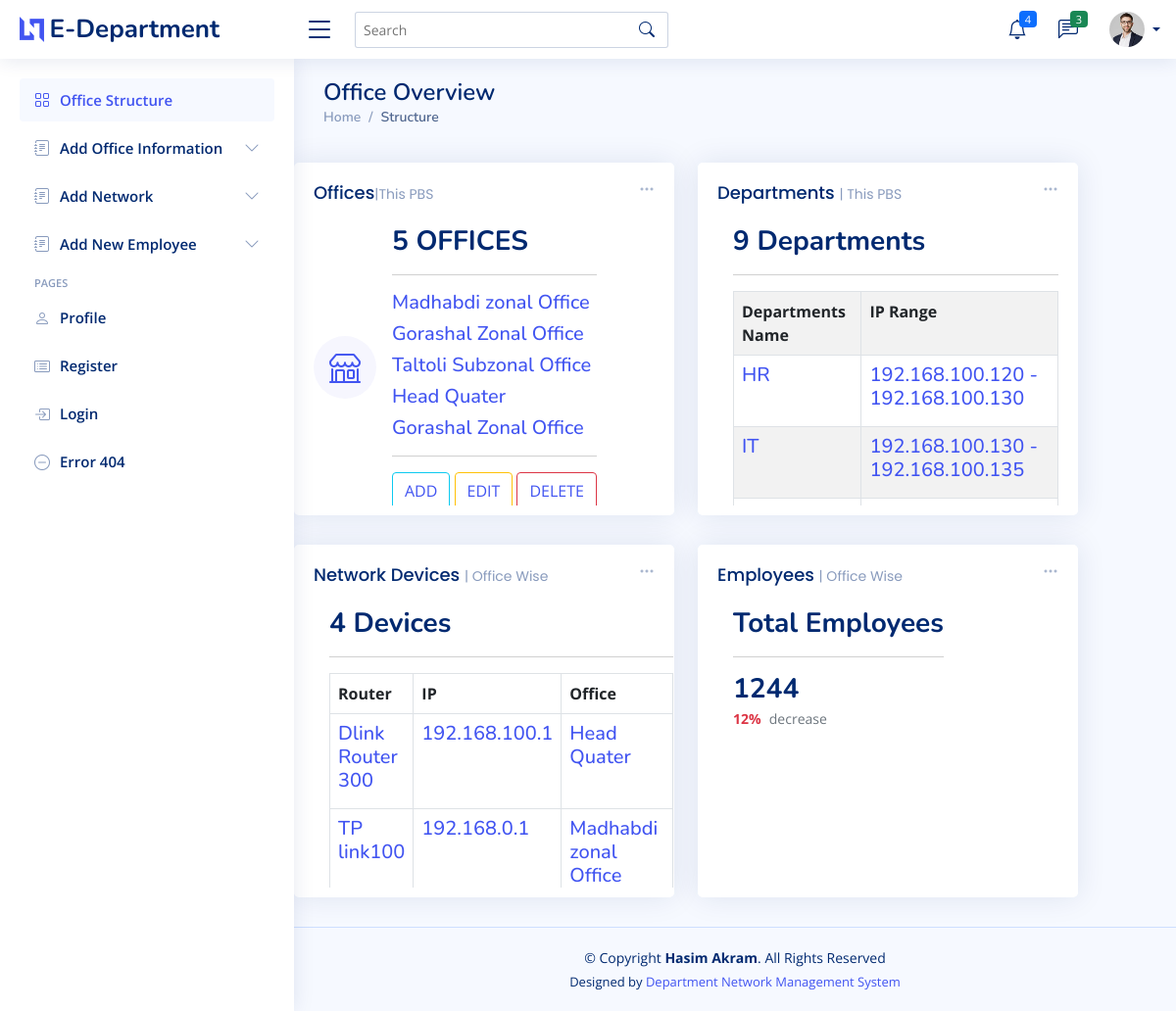
The app's page /edep.php with its own data.
### tables this page shows
CREATE TABLE `officeinfo` (
  `id` int(10) NOT NULL,
  `pbsname` varchar(50) NOT NULL,
  `officename` varchar(40) NOT NULL,
  `officecode` varchar(10) NOT NULL,
  `officetype` varchar(20) NOT NULL,
  `officeaddress` varchar(50) NOT NULL
);

CREATE TABLE `department` (
  `id` int(10) NOT NULL,
  `pbsname` varchar(50) NOT NULL,
  `officename` varchar(30) NOT NULL,
  `depname` varchar(30) NOT NULL,
  `depcode` varchar(10) NOT NULL,
  `iprange` varchar(50) NOT NULL
);

CREATE TABLE `network` (
  `id` int(10) NOT NULL,
  `name` varchar(20) NOT NULL,
  `ip` varchar(30) NOT NULL,
  `subnet` varchar(30) NOT NULL,
  `office` varchar(35) NOT NULL
);

### functions.php (called while the page is built, shortened)
<?php
	class edep{
			private $host="localhost";
			private $user="root";
			private $pass="";
			private $db="edepartment";
			public $connection;
			public function __construct(){
				$connect = new mysqli($this -> host, $this -> user, $this -> pass, $this -> db);
				$this -> connection = $connect ;
					}
				public function officeview(){
					$sql ="SELECT * FROM officeinfo";
					$offdd=$this -> connection -> query($sql);
					if ($offdd) {
						return $offdd;
					}else{
						return false;
					}
				}
				public function deparmentview(){
					$sql ="SELECT * FROM department";
					$depdataa=$this -> connection -> query($sql);
					if ($depdataa) {
						return $depdataa;
					}else{
						return false;
					}
				}
				public function  countoff(){
					$sql="SELECT count(id) as ttoff FROM officeinfo";
					$count = $this -> connection -> query($sql);
				  if ($count) {
					return $count;
				}else{
					return false;
				}
			}
						public function countdep(){
                        $sql="SELECT count(id) as tt FROM department";
                        $count = $this -> connection -> query($sql);
                      if ($count) {
						return $count;
					}else{
						return false;
					}
				}
				public function deviceview(){
					$sql ="SELECT * FROM network";
					$netdev =$this -> connection -> query($sql);
					if ($netdev) {
						return $netdev;
					}else{
						return false;
					}
				}
}
?>

### edep.php (the view, shortened to what this page needs)
<?php
    include 'menu.php';
    include 'functions.php';
    $obj =new edep;
?>
   <section class="section dashboard">
      <div class="row0">
        <div class="offset-lg-3 col-lg-8">
          <div class="row">
            <div class="col-xxl-6 col-md-6">
              <div class="card info-card sales-card">
                <div class="filter">
                  <a class="icon" href="#" data-bs-toggle="dropdown"><i class="bi bi-three-dots"></i></a>
                </div>
                <div class="card-body table-responsive" style="height: 350px;">
                  <h5 class="card-title">Offices<span>|This PBS</span></h5>
                  <div class="d-flex align-items-center">
                    <div class="card-icon rounded-circle d-flex align-items-center justify-content-center">
                      <i class="bi bi-shop"></i>
                    </div>
                    <div class="ps-3">
                    <?php
                              $count = $obj -> countoff();
                              $countoff= $count -> fetch_assoc();
                              ?>
                     <h6><?php  echo $countoff['ttoff']; ?> OFFICES</h6>
                       <hr>
                      <?php
                        $totaloffice = $obj -> officeview();
                        while($dddd=$totaloffice -> fetch_assoc()):
                      ?>
                      <h5><a href="dep_detail.php"><?php echo $dddd['officename']; ?></a></h5>
                      <?php
                        endwhile;
                      ?>
                      <hr>
                      <button class="btn btn-outline-info"><a href="office.php">ADD</a></button>
                      <button class="btn btn-outline-warning"><a href="office_detail.php">EDIT</a></button>
                      <button class="btn btn-outline-danger"><a href="office_detail.php">DELETE</a></button>
                    </div>
                  </div>
                </div>
              </div>
            </div>
            <div class="col-xxl-6 col-md-6">
              <div class="card info-card revenue-card">
                <div class="filter">
                  <a class="icon" href="#" data-bs-toggle="dropdown"><i class="bi bi-three-dots"></i></a>
                </div>
                <div class="card-body table-responsive" style="height: 350px;">
                  <h5 class="card-title">Departments <span>| This PBS</span></h5>
                  <div class="d-flex align-items-center">
                    <div class="ps-3">
                      <?php
                        $count = $obj -> countdep();
                        $countdata= $count -> fetch_assoc();
?>
                       <h6><?php  echo $countdata['tt']; ?> Departments </h6>
                       <hr>
                       <table  class="table table-striped table-bordered table-responsive" width="100%" style=" height: 350px;" >
                          <tr>
                            <th>Departments Name</th>
                            <th>IP Range</th>
                          </tr>
                      <?php
                        $totaldep = $obj -> deparmentview();
                        while($totaldepp=$totaldep -> fetch_array()):
                      ?>
                         <tr>
                            <td><h5><a href="emp_detail.php?id=<?php echo $totaldepp['depname']; ?>"><?php echo $totaldepp['depname']; ?></a></h5></td>
                            <td><h5><a href="emp_detail.php?id=<?php echo $totaldepp['depname']; ?>"><?php echo $totaldepp['iprange']; ?></a></h5></td>
                          </tr>
                      <?php
                        endwhile;
                      ?>
                       </table>
                    </div>
                  </div>
                </div>
              </div>
            </div>
            <div class="col-xxl-6 col-md-6">
              <div class="card info-card customers-card">
                <div class="filter">
                  <a class="icon" href="#" data-bs-toggle="dropdown"><i class="bi bi-three-dots"></i></a>
                </div>
                <div class="card-body table-responsive" style="height: 350px;">
                  <h5 class="card-title">Network Devices <span>| Office Wise</span></h5>
                  <div class="d-flex align-items-center">
                    <div class="ps-3">
                      <h6>4 Devices</h6>
                      <hr>
                      <table class="table table-bordered">
                       <tr>
                         <th>Router</th>
                         <th>IP</th>
                         <th>Office</th>
                       </tr>
                      <?php
                        $totaldev = $obj -> deviceview();
                        while($totaldevv = $totaldev -> fetch_array()):
                      ?>
                       <tr>
                         <td><h5><a href="device_detail.php"><?php echo $totaldevv['name']; ?></a></h5></td>
                         <td><h5><a href="device_detail.php"><?php echo $totaldevv['ip']; ?></a></h5></td>
                         <td><h5><a href="device_detail.php"><?php echo $totaldevv['office']; ?></a></h5></td>
                       </tr>
                      <?php
                        endwhile;
                      ?>
                      </table>
                    </div>
                  </div>
                </div>
              </div>
            </div>
            <div class="col-xxl-6 col-md-6">
              <div class="card info-card customers-card">
                <div class="filter">
                  <a class="icon" href="#" data-bs-toggle="dropdown"><i class="bi bi-three-dots"></i></a>
                </div>
                <div class="card-body table-responsive" style="height: 350px;">
                  <h5 class="card-title">Employees <span>| Office Wise</span></h5>
                  <div class="d-flex align-items-center">
                    <div class="ps-3">
                      <h6>Total Employees</h6>
                      <hr>
                      <h6>1244</h6>
                      <span class="text-danger small pt-1 fw-bold">12%</span> <span class="text-muted small pt-2 ps-1">decrease</span>
                    </div>
                  </div>
                </div>
              </div>
            </div>
          </div>
        </div>
      </div>
    </section>
<?php
    include 'footer.php';
  ?>

### assets/css/style.css (style rules this page uses)
:root { scroll-behavior: smooth; }
body { font-family: "Open Sans", sans-serif; background: #f6f9ff; color: #444444; }
a { color: #4154f1; text-decoration: none; }
h1, h2, h3, h4, h5, h6 { font-family: "Nunito", sans-serif; }
.card { margin-bottom: 30px; border: none; border-radius: 5px; box-shadow: 0px 0 30px rgba(1, 41, 112, 0.1); }
.card-title { padding: 20px 0 15px 0; font-size: 18px; font-weight: 500; color: #012970; font-family: "Poppins", sans-serif; }
.card-title span { color: #899bbd; font-size: 14px; font-weight: 400; }
.card-body { padding: 0 20px 20px 20px; }
.dashboard .filter { position: absolute; right: 0px; top: 15px; }
.dashboard .filter .icon { color: #aab7cf; padding-right: 20px; padding-bottom: 5px; transition: 0.3s; font-size: 16px; }
.dashboard .info-card { padding-bottom: 10px; }
.dashboard .info-card h6 { font-size: 28px; color: #012970; font-weight: 700; margin: 0; padding: 0; }
.dashboard .card-icon { font-size: 32px; line-height: 0; width: 64px; height: 64px; flex-shrink: 0; flex-grow: 0; }
.dashboard .sales-card .card-icon { color: #4154f1; background: #f6f6fe; }

### records on screen
officeinfo: officename "Madhabdi zonal Office"
officeinfo: officename "Gorashal Zonal Office"
officeinfo: officename "Taltoli Subzonal Office"
officeinfo: officename "Head Quater"
officeinfo: officename "Gorashal Zonal Office"
department: depname "HR", iprange "192.168.100.120 - 192.168.100.130"
department: depname "IT", iprange "192.168.100.130 - 192.168.100.135"
network: name "Dlink Router 300", ip "192.168.100.1", office "Head Quater"
network: name "TP link100", ip "192.168.0.1", office "Madhabdi zonal Office"

### other values on screen
$countoff['ttoff'] "5"
$countdata['tt'] "9"
